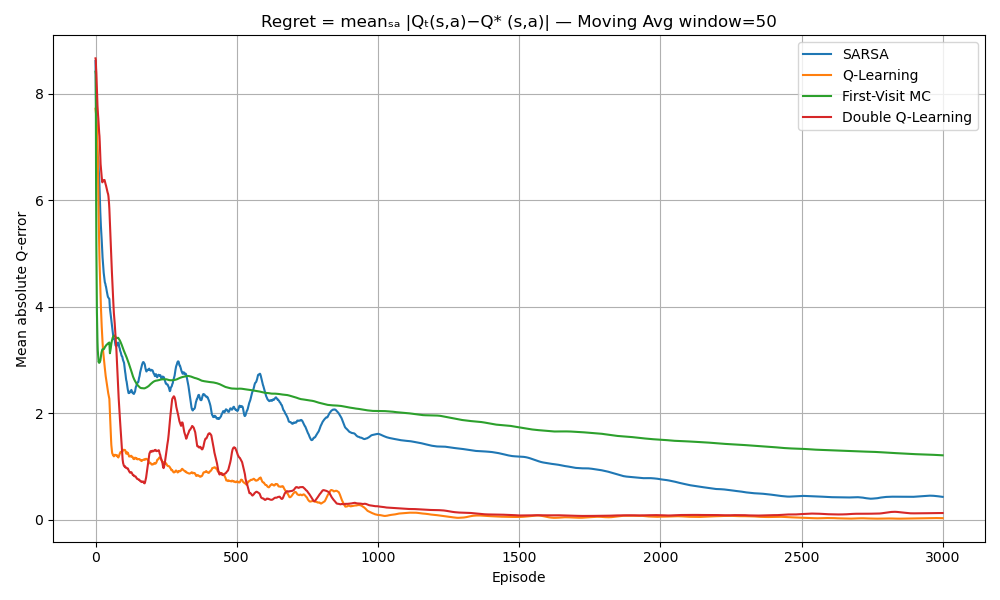

Python code for this plot:
import numpy as np
import matplotlib.pyplot as plt
from Mars_Rover_env import MarsRoverEnv

env_args = dict(
    n_states=5,
    p_stay=1/3,
    p_backward=1/6,
    left_side_reward=1,
    right_side_reward=10
)
base_env = MarsRoverEnv(**env_args)
nS, nA = base_env.nS, base_env.nA

def compute_optimal_Q(env, gamma=1.0, theta=1e-8):
    Q_star = np.zeros((env.nS, env.nA))
    while True:
        delta = 0.0
        for s in range(1, env.nS-1):
            for a in range(env.nA):
                old = Q_star[s, a]
                new = 0.0
                for (p, s2, r, done) in env.P[s][a]:
                    new += p * (r + gamma * (0 if done else np.max(Q_star[s2])))
                Q_star[s, a] = new
                delta = max(delta, abs(old-new))
        if delta < theta:
            break
    return Q_star

Q_star = compute_optimal_Q(base_env)

def run_sarsa_Q(env, n_eps):
    Q = np.zeros((nS,nA)); regrets = []
    for ep in range(n_eps):
        α = max(0.01, (1-ep/1000)*(1-0.01)+0.01)
        ε = max(0.1,  (1-ep/2000)*(1-0.1) +0.1)
        s = env.reset()
        a = env.action_space.sample() if np.random.rand()<ε else np.argmax(Q[s])
        done=False
        while not done:
            s2,r,done,_ = env.step(a)
            a2 = env.action_space.sample() if np.random.rand()<ε else np.argmax(Q[s2])
            Q[s,a] += α*(r + Q[s2,a2] - Q[s,a])
            s,a = s2,a2
        diff = np.abs(Q[1:-1] - Q_star[1:-1])
        regrets.append(diff.mean())
    return np.array(regrets)

def run_q_Q(env, n_eps):
    Q = np.zeros((nS,nA)); regrets=[]
    for ep in range(n_eps):
        α = max(0.01, (1-ep/1000)*(1-0.01)+0.01)
        ε = max(0.1,  (1-ep/2000)*(1-0.1) +0.1)
        s,done = env.reset(), False
        while not done:
            a = env.action_space.sample() if np.random.rand()<ε else np.argmax(Q[s])
            s2,r,done,_ = env.step(a)
            Q[s,a] += α*(r + np.max(Q[s2]) - Q[s,a])
            s = s2
        diff = np.abs(Q[1:-1] - Q_star[1:-1])
        regrets.append(diff.mean())
    return np.array(regrets)

def run_mc_Q(env, n_eps, gamma=1.0):
    Q = np.zeros((nS,nA))
    returns_count = np.zeros((nS,nA))
    regrets=[]
    for ep in range(n_eps):
        ε = max(0.1,  (1-ep/2000)*(1-0.1) +0.1)
        episode=[]; s,done = env.reset(),False
        while not done:
            a = env.action_space.sample() if np.random.rand()<ε else np.argmax(Q[s])
            s2,r,done,_ = env.step(a)
            episode.append((s,a,r))
            s = s2
        G=0; seen=set()
        for (s_t,a_t,r_t) in reversed(episode):
            G = gamma*G + r_t
            if (s_t,a_t) not in seen:
                seen.add((s_t,a_t))
                returns_count[s_t,a_t]+=1
                Q[s_t,a_t] += (G - Q[s_t,a_t]) / returns_count[s_t,a_t]
        diff = np.abs(Q[1:-1] - Q_star[1:-1])
        regrets.append(diff.mean())
    return np.array(regrets)

def run_double_q_Q(env, n_eps, gamma=1.0):
    Q1 = np.zeros((nS,nA))
    Q2 = np.zeros((nS,nA))
    regrets=[]
    for ep in range(n_eps):
        α = max(0.01, (1-ep/1000)*(1-0.01)+0.01)
        ε = max(0.1,  (1-ep/2000)*(1-0.1) +0.1)
        s,done = env.reset(),False
        while not done:
            if np.random.rand()<ε:
                a = env.action_space.sample()
            else:
                a = np.argmax(Q1[s] + Q2[s])
            s2,r,done,_ = env.step(a)
            if np.random.rand()<0.5:
                a_max = np.argmax(Q1[s2])
                Q1[s,a] += α*(r + (0 if done else Q2[s2,a_max]) - Q1[s,a])
            else:
                a_max = np.argmax(Q2[s2])
                Q2[s,a] += α*(r + (0 if done else Q1[s2,a_max]) - Q2[s,a])
            s = s2
        Q = (Q1+Q2)/2.0
        diff = np.abs(Q[1:-1] - Q_star[1:-1])
        regrets.append(diff.mean())
    return np.array(regrets)

n_episodes = 3000
runs = {
    'SARSA':   run_sarsa_Q,
    'Q-Learning': run_q_Q,
    'First-Visit MC': run_mc_Q,
    'Double Q-Learning': run_double_q_Q
}

window = 50
plt.figure(figsize=(10,6))
for name, runner in runs.items():
    env = MarsRoverEnv(**env_args)
    reg = runner(env, n_episodes)
    ma = np.array([reg[max(0,i-window+1):i+1].mean() for i in range(n_episodes)])
    plt.plot(ma, label=name)

plt.title('Regret = meanₛₐ |Qₜ(s,a)−Q* (s,a)| — Moving Avg window=50')
plt.xlabel('Episode')
plt.ylabel('Mean absolute Q-error')
plt.legend()
plt.grid(True)
plt.tight_layout()
plt.savefig('plot_regret.png')
plt.show()
